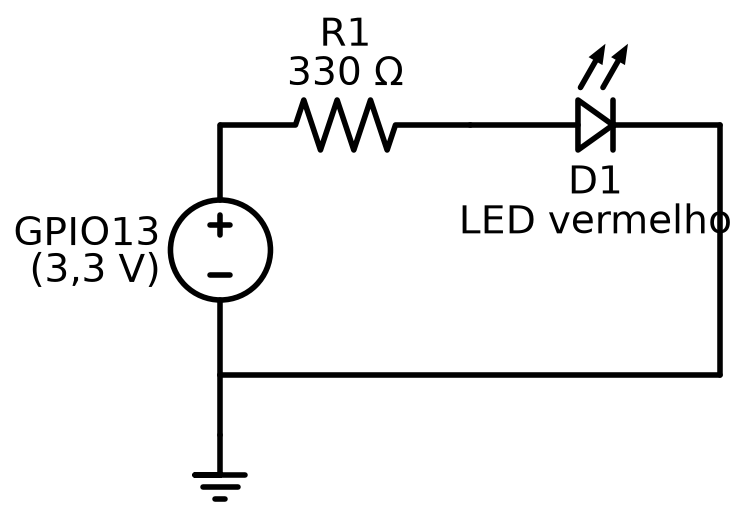

Source code (Python):
"""Minimal circuit diagram example with SchemDraw.

Circuit: LED with current-limiting resistor, driven by a GPIO on the
ESP32-S3-UNO (3.3 V logic level), returning to the board's GND.

Usage:
    pip install schemdraw matplotlib
    python exemplo_led_esp32.py

Generates exemplo_led_esp32.svg and exemplo_led_esp32.png in the same folder.

Reference: https://schemdraw.readthedocs.io/en/stable/
"""

from pathlib import Path

import schemdraw
import schemdraw.elements as elm

OUT_DIR = Path(__file__).parent

with schemdraw.Drawing(show=False) as d:
    d.config(unit=2.5)

    source = d.add(elm.SourceV().up().label("GPIO13\n(3,3 V)", loc="top"))
    d.add(elm.Resistor().right().label("R1\n330 Ω"))
    d.add(elm.LED().right().label("D1\nLED vermelho", loc="bottom"))
    d.add(elm.Line().down())
    d.add(elm.Line().left().tox(source.start))
    d.add(elm.Line().down().length(0.6))
    d.add(elm.Ground())

    d.save(str(OUT_DIR / "exemplo_led_esp32.svg"))
    d.save(str(OUT_DIR / "exemplo_led_esp32.png"), dpi=200)

print("Generated:", OUT_DIR / "exemplo_led_esp32.svg")
print("Generated:", OUT_DIR / "exemplo_led_esp32.png")
